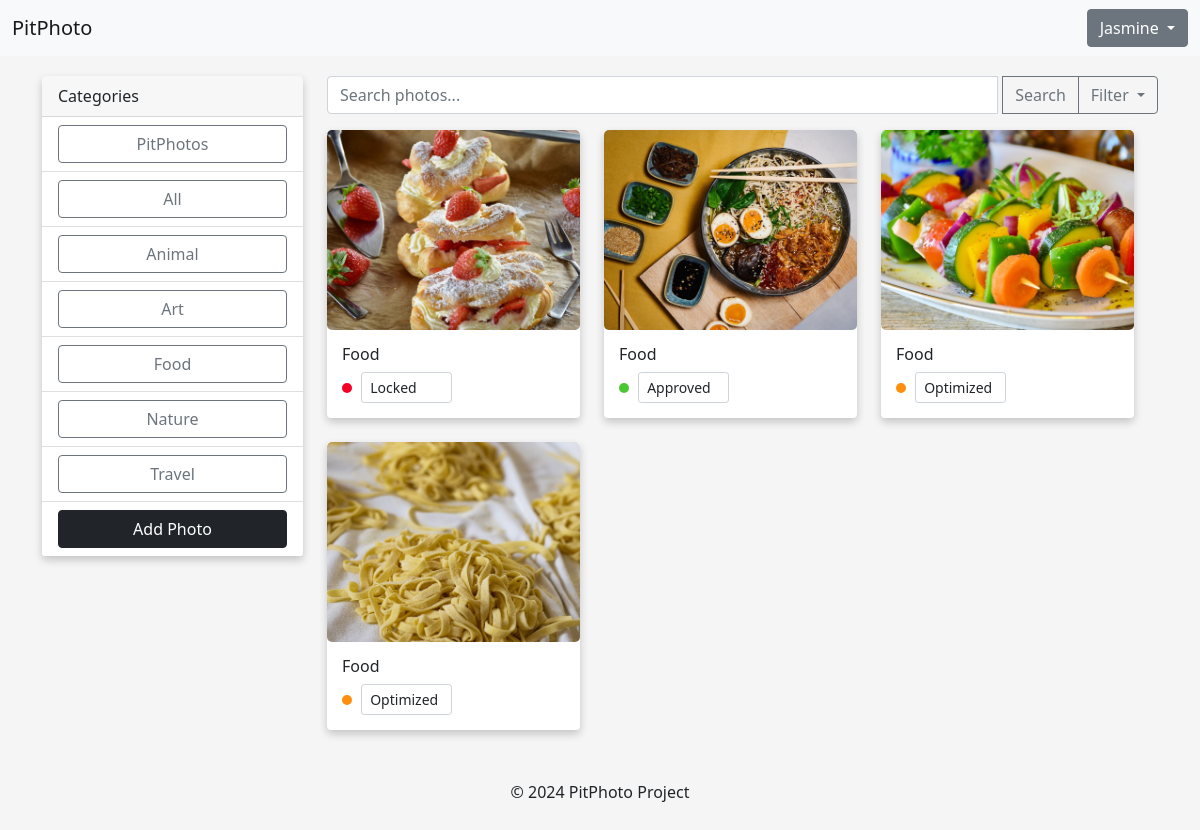
The page /gallery/?category=Food (signed in) on the database its author committed.
### photos/models.py (models this page shows, shortened)
class Category(models.Model):
    name = models.CharField(max_length=100)
    is_standard = models.BooleanField(default=False)  # Feld für Standardkategorien
    user = models.ForeignKey(settings.AUTH_USER_MODEL, on_delete=models.CASCADE, null=True, blank=True)  # Feld für Benutzer

class Photo(models.Model):
    category = models.ForeignKey(
        Category, on_delete=models.SET_NULL, null=True, blank=True)
    image = models.ImageField(null=False, blank=False)
    description = models.TextField()
    user = models.ForeignKey(settings.AUTH_USER_MODEL, on_delete=models.CASCADE, null=True)
    name = models.CharField(max_length=255)
    width = models.PositiveIntegerField(null=True, blank=True)
    height = models.PositiveIntegerField(null=True, blank=True)
    size = models.FloatField(null=True, blank=True)  # In Megabytes
    format = models.CharField(max_length=10, null=True, blank=True)
    copyright = models.CharField(max_length=255, blank=True, null=True)
    source = models.URLField(max_length=1024, blank=True, null=True)
    created_at = models.DateTimeField(auto_now_add=True)
    created_by = models.ForeignKey(settings.AUTH_USER_MODEL, related_name='photos_created', on_delete=models.SET_NULL, null=True)
    updated_at = models.DateTimeField(auto_now=True)
    updated_by = models.ForeignKey(settings.AUTH_USER_MODEL, related_name='photos_updated', on_delete=models.SET_NULL, null=True)
    STATUS_CHOICES = [
        ('new', 'New'),
        ('approved', 'Approved'),
        ('optimized', 'Optimized'),
        ('locked', 'Locked'),
        ('standard', 'Standard'),
    ]
    status = models.CharField(max_length=10, choices=STATUS_CHOICES, default='new')

### photos/views.py (the view)
# urls.py: path('gallery/', gallery, name='gallery'),
def gallery(request):
    categories = Category.objects.all().order_by('name')
    pitphotos_category = categories.filter(name='PitPhotos').first()
    if request.user.is_authenticated:
        if request.user.is_superuser:
            photos = Photo.objects.all()  # Admins see all photos
        else:
            user_photos = Photo.objects.filter(user=request.user)
            pitphotos = Photo.objects.filter(category=pitphotos_category)
            photos = user_photos | pitphotos
    else:
        photos = Photo.objects.filter(category=pitphotos_category)
    query = request.GET.get('query')
    sort = request.GET.get('sort')
    status = request.GET.get('status')
    category_name = request.GET.get('category')
    if query:
        photos = photos.filter(description__icontains=query)
    if status:
        photos = photos.filter(status=status)
    if category_name:
        photos = photos.filter(category__name=category_name)
    if sort == 'latest':
        photos = photos.order_by('-created_at')
    context = {'categories': categories, 'photos': photos.distinct()}
    return render(request, 'photos/gallery.html', context)

### photos/templates/photos/gallery.html (shortened to what this page needs)
<!DOCTYPE html>
<html lang="en">
<head>
    <link href="https://cdn.jsdelivr.net/npm/bootstrap@5.0.0-beta1/dist/css/bootstrap.min.css" rel="stylesheet">
</head>
<body>
    <nav class="navbar navbar-expand-lg navbar-light bg-light">
        <div class="container-fluid">
            <a href="{% url 'home' %}" class="navbar-brand">PitPhoto</a>
            <div class="dropdown">
                <button class="btn btn-secondary dropdown-toggle" type="button" data-bs-toggle="dropdown" aria-expanded="false">
                    {{ request.user.username }}
                </button>
            </div>
        </div>
    </nav>
    <div class="container">
        <div class="row">
            <div class="col-md-3">
                <div class="card">
                    <div class="card-header">
                        Categories
                    </div>
                    <ul class="list-group list-group-flush">
                        <li class="list-group-item">
                            <a href="{% url 'gallery' %}?category=PitPhotos" class="btn btn-outline-secondary btn-category">PitPhotos</a>
                        </li>
                        <li class="list-group-item">
                            <a href="{% url 'gallery' %}" class="btn btn-outline-secondary btn-category">All</a>
                        </li>
                        {% for category in categories %}
                            {% if category.name != "PitPhotos" %}
                                <li class="list-group-item">
                                    <a href="{% url 'gallery' %}?category={{ category.name }}" class="btn btn-outline-secondary btn-category">{{ category.name }}</a>
                                </li>
                            {% endif %}
                        {% endfor %}
                        <li class="list-group-item">
                            <a href="{% url 'add' %}" class="btn btn-dark btn-category">Add Photo</a>
                        </li>
                    </ul>
                </div>
            </div>
            <div class="col-md-9">
                <div class="row">
                        <div class="search-bar mb-3">
                            <form action="{% url 'gallery' %}" method="get" class="input-group">
                                <input type="text" name="query" class="form-control" placeholder="Search photos..." value="{{ request.GET.query }}">
                                <button class="btn btn-outline-secondary" type="submit">Search</button>
                                <div class="dropdown">
                                    <button class="btn btn-outline-secondary dropdown-toggle" type="button" data-bs-toggle="dropdown" aria-expanded="false">
                                        Filter
                                    </button>
                                </div>
                            </form>
                        </div>
                        <div class="row">
                            {% for photo in photos %}
                            <div class="col-md-4 mb-4">
                                <div class="card">
                                    <a href="{% url 'photo' photo.id %}">
                                        {% if photo.image %}
                                        <img src="{{ photo.image.url }}" class="card-img-top image-thumbnail" alt="{{ photo.category.name }}">
                                        {% else %}
                                        <p class="text-center mt-2">No image available</p>
                                        {% endif %}
                                    </a>
                                    <div class="card-body">
                                        <h6 class="card-title">{{ photo.category.name }}</h6>
                                    <div class="photo-status">
                                        <span class="status-dot
                                            {% if photo.status == 'new' %} status-new
                                            {% elif photo.status == 'approved' %} status-approved
                                            {% elif photo.status == 'optimized' %} status-optimized
                                            {% elif photo.status == 'locked' %} status-locked
                                            {% elif photo.status == 'standard' %} status-standard
                                            {% endif %}">
                                        </span>
                                        <form method="post" action="{% url 'change_photo_status' photo.id %}" style="display: inline-block;">
                                            <select name="status" class="form-control form-control-sm" onchange="this.form.submit();">
                                                {% for status, name in photo.STATUS_CHOICES %}
                                                    <option value="{{ status }}" {% if photo.status == status %} selected {% endif %}>
                                                        {{ name }}
                                                    </option>
                                                {% endfor %}
                                            </select>
                                        </form>
                                    </div>
                                </div>
                            </div>
                        </div>
                            {% endfor %}
                </div>
            </div>
        </div>
    </div>
</body>
<footer class="bg-dank text-center text-lg-start">
    <div class="text-center p-3" style="margin:10px;","background-color: rgba(0, 0, 0, 0,5);">
        © 2024 PitPhoto Project
    </div>
</footer>
</html>

### photos/templates/photos/gallery.html (style rules this page uses)
body { background-color: #f5f5f5; }
.navbar { margin-bottom: 20px; }
.image-thumbnail { height: 200px; object-fit: cover; border-radius: 5px; transition: transform 0.3s ease; }
.card { box-shadow: 0 4px 8px 0 rgba(0,0,0,0.2); transition: 0.3s; border: none; }
.card-body { padding: 15px; }
.btn-category { width: 100%; text-align: center; white-space: normal; display: block; }
.form-control { margin-right: 5px; }
.input-group .form-control { border-top-right-radius: 0; border-bottom-right-radius: 0; }
.input-group .btn-outline-secondary { border-top-left-radius: 0; border-bottom-left-radius: 0; }
.search-bar { margin-top: 0px; margin-bottom: 10px; }
.status-dot { height: 10px; width: 10px; border-radius: 50%; display: inline-block; margin-right: 5px; }
.status-approved { background-color: #4CC734; }
.status-optimized { background-color: #FE8E0D; }
.status-locked { background-color: #F30026; }

### rows shown on the page
Category: name "Animal"
Category: name "Art"
Category: name "Food"
Category: name "Nature"
Category: name "Travel"
Photo: image (picture), category.name "Food", status "Locked"
Photo: image (picture), category.name "Food", status "Approved"
Photo: image (picture), category.name "Food", status "Optimized"
Photo: image (picture), category.name "Food", status "Optimized"

### other values the page prints
{{ request.user.username }} "Jasmine"
